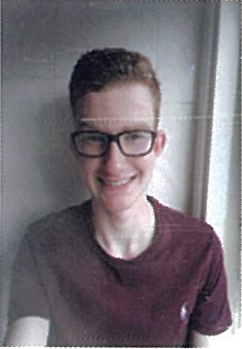
#> input picture templates/student_photo.png, 242 x 349 px
$ python -i fourier_transformations.py   (imports and definitions only)   (older library calls are emulated)
#> lines starting #> are read from the running program, lines starting #| are printed output that depends on the picture
#> further down, picture is the input picture: shape (349, 242, 3); mean B, G, R 118.2, 111.4, 117.7
import cv2
import numpy as np


def apply_dft(frame):
    gray = cv2.cvtColor(frame, cv2.COLOR_BGR2GRAY)
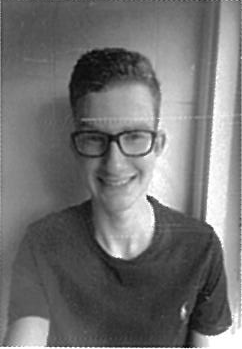
#> gray: shape (349, 242); min 4, max 255, mean 114.1
    dft = cv2.dft(np.float32(gray), flags=cv2.DFT_COMPLEX_OUTPUT)
    dft_shift = np.fft.fftshift(dft)
    magnitude_spectrum = 20 * np.log(cv2.magnitude(dft_shift[:, :, 0], dft_shift[:, :, 1]))
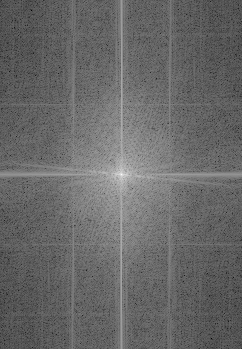
#> magnitude_spectrum: shape (349, 242) float32; min 2.52, max 321.6, mean 133.3; drawn with min black and max white
    return dft_shift, magnitude_spectrum


def create_magnitude_spectrum_image(magnitude_spectrum):
    magnitude_spectrum_normalized = cv2.normalize(magnitude_spectrum, None, 0, 255, cv2.NORM_MINMAX, dtype=cv2.CV_8U)
    return cv2.applyColorMap(magnitude_spectrum_normalized, cv2.COLORMAP_PARULA)
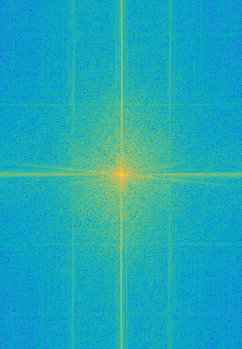
#> returned value: shape (349, 242, 3); mean of channels 0, 1, 2 183.7, 169.4, 29.7; drawn as B, G, R


def show_dft_spectrum(frame):
    _, magnitude_spectrum = apply_dft(frame)
    magnitude_spectrum_image = create_magnitude_spectrum_image(magnitude_spectrum)
    height, width = frame.shape[:2]
#> height = 349; width = 242
    magnitude_spectrum_image_resized = cv2.resize(magnitude_spectrum_image, (height, height))
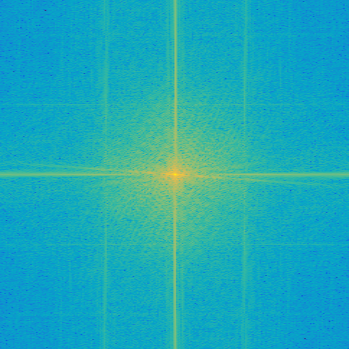
#> magnitude_spectrum_image_resized: shape (349, 349, 3); mean of channels 0, 1, 2 183.7, 169.4, 29.7; drawn as B, G, R
    title = "Magnitude Spectrum"
#> (the run stopped early here; a loop or call above may not have finished)
